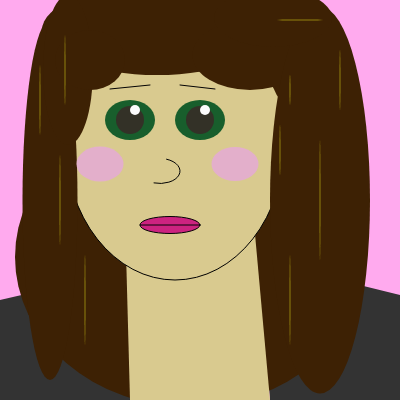
Frame 1 (no input)
Frame 60 (no input): identical to frame 1, image omitted
Frame 120 (the mouse pressed at the canvas centre since frame 60): identical to frame 1, image omitted

The p5.js sketch that drew this single still picture (run headless with seeded random() and noise() and a simulated clock; from frame 60 on, the mouse is pressed at the canvas centre):

// p5.js sketch
// ── sketch.js
//Self-Portrait Project 
//Monique Ray

//Debug
var gDebugMode = false;

//my setup foundation
function setup() {
  createCanvas(400, 400);
 }

function draw() {
  background('#fae');
  fill(0,50,0);
  stroke(0);
  strokeWeight(1);

  //motorcycle jacket
  //aka shoulders
  drawJacket();

  //neck
  drawNeck();

  //head / bone structure
  drawHead();

  //hair lowlights
  drawLowlights();

  //hair highlights
  drawHighlights();

  //face (facial features - eyes, nose, lips, cheeks)
  drawFace();

  if(gDebugMode) {
    displayMouseCoordinates();
  }
}

function drawJacket() {
  fill('#333333');
  stroke(0);
  strokeWeight(0);
  beginShape();
  vertex (400,400);
  vertex(400,295);
  vertex(258,260);
  vertex(270,400)
  endShape(CLOSE);

  fill('#333333');
  stroke(0);
  strokeWeight(0);
  beginShape();
  vertex(0,400);
  vertex(0,300);
  vertex(130,270);
  vertex(150,400);
  endShape(CLOSE);
}

function drawNeck() {
  //background hair BEHIND neck
  fill(61, 33, 4);
  strokeWeight(0);
  ellipse(190,257,350,300);
  //neck
  fill(217, 202, 143);
  stroke(0);
  strokeWeight(0);
  beginShape();
  vertex(130,400);
  vertex(125,215);
  vertex(253,212);
  vertex(270,400);
  endShape(CLOSE);
}

function drawHead() {
  fill(217, 202, 143);
  strokeWeight(1);
  ellipse(175,140,220, 280);
}

function drawLowlights(){
  fill(61, 33, 4);
  strokeWeight(0);
  //upper center
  ellipse(157,30,230,90);
  //left side
  ellipse(50,200,55,360);
  ellipse(68,70,50,150);
  ellipse(90,60,70,60);
  //right side
  ellipse(310,70,80,90);
  ellipse(250,55,115,70);
  ellipse(320,200,100,387);
  ellipse(273,18,118,58);
}

function drawHighlights() {
  //Blonde hair highlights
  fill(230, 226, 25);
  strokeWeight(0);
  ellipse(280,150,0.5,50);
  strokeWeight(0);
  ellipse(60,200,0.5,90);
  ellipse(85,300,0.5,90);
  ellipse(290,300,0.5,90);
  ellipse(320,200,0.5,120);
  ellipse(340,80,0.5,60);
  ellipse(300,20,50,0.5);
  ellipse(290,90,0.5,30);
  ellipse(65,70,0.5,70);
  ellipse(40,100,0.5,70);
}

function drawFace() {
  //Eyes
  fill(24,94,44);
  ellipse(130,120,50,40);
  ellipse(200,120,50,40);

  fill(51, 49, 39);
  circle(130,120,28);
  circle(200,120,28);

  fill(252, 252, 252);
  circle(135,110,10);
  circle(205,110,10);

  //Eyebrows
  stroke(3);
  strokeWeight(1);
  line(110,89,150,85);
  line(180,85,215,89);
  
  //Nose
  noFill();
  arc(160,171,40,25,200,90);
  
  //mouth
  fill(204, 31, 126);
  //arc(180,225,50,50,100,280);
  fill(204, 35, 128);
  ellipse(170,225,60,17);
  line(140,225,200,225);
  
  //cheeks
  fill(227, 175, 203);
  stroke(0);
  strokeWeight(0);
  ellipse(100,164,47,35);
  ellipse(235,164,47,34);
  
}




// function displayMouseCoordinates() {
//   fill(0);
//   textSize(24);
//   strokeWeight(1);
//   textAlign(LEFT);
//   text("X: " + mouseX) + " Y: " + mouseY, 20, height -20);
// }


// function keyTyped() {
//   if (key == ' ') {
//     gDebugMode = !gDebugMode;
//   }
// }
